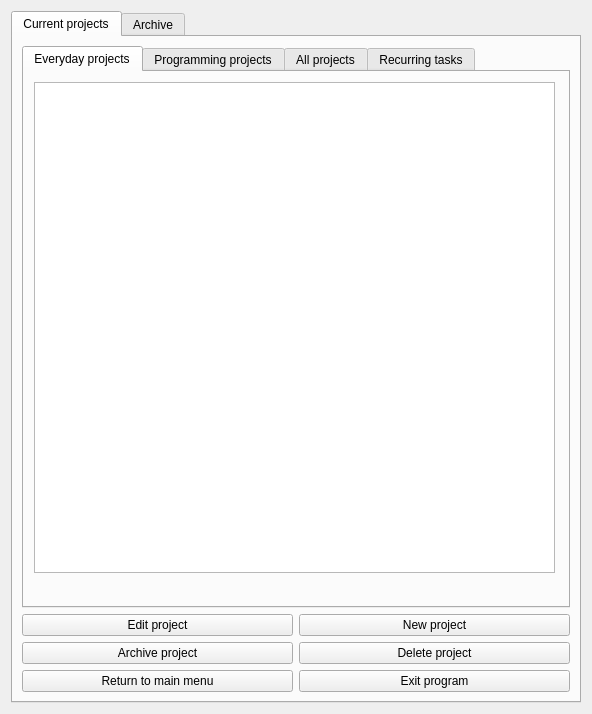
<?xml version="1.0" encoding="UTF-8"?>
<ui version="4.0">
 <class>Viewer</class>
 <widget class="QWidget" name="Viewer">
  <property name="geometry">
   <rect>
    <x>0</x>
    <y>0</y>
    <width>592</width>
    <height>714</height>
   </rect>
  </property>
  <property name="windowTitle">
   <string>Project Planner 1.0 - Viewer</string>
  </property>
  <property name="windowIcon">
   <iconset>
    <normaloff>../images/icon_16.png</normaloff>../images/icon_16.png</iconset>
  </property>
  <layout class="QGridLayout" name="gridLayout">
   <item row="0" column="0">
    <widget class="QTabWidget" name="viewer">
     <property name="currentIndex">
      <number>0</number>
     </property>
     <widget class="QWidget" name="currentProjects">
      <attribute name="title">
       <string>Current projects</string>
      </attribute>
      <layout class="QGridLayout" name="gridLayout_2">
       <item row="0" column="0">
        <layout class="QGridLayout" name="projectTabLayout">
         <item row="1" column="0">
          <widget class="QTabWidget" name="projectTabs">
           <property name="enabled">
            <bool>true</bool>
           </property>
           <property name="minimumSize">
            <size>
             <width>0</width>
             <height>0</height>
            </size>
           </property>
           <property name="tabShape">
            <enum>QTabWidget::TabShape::Rounded</enum>
           </property>
           <property name="currentIndex">
            <number>0</number>
           </property>
           <widget class="QWidget" name="everydayProjectsTab">
            <attribute name="title">
             <string>Everyday projects</string>
            </attribute>
            <widget class="QListWidget" name="everydayProjects">
             <property name="geometry">
              <rect>
               <x>10</x>
               <y>10</y>
               <width>521</width>
               <height>491</height>
              </rect>
             </property>
            </widget>
           </widget>
           <widget class="QWidget" name="programmingProjectsTab">
            <attribute name="title">
             <string>Programming projects</string>
            </attribute>
            <widget class="QListWidget" name="programmingProjects">
             <property name="geometry">
              <rect>
               <x>10</x>
               <y>10</y>
               <width>521</width>
               <height>491</height>
              </rect>
             </property>
            </widget>
           </widget>
           <widget class="QWidget" name="allProjectsTab">
            <attribute name="title">
             <string>All projects</string>
            </attribute>
            <widget class="QListWidget" name="allProjects">
             <property name="geometry">
              <rect>
               <x>10</x>
               <y>10</y>
               <width>521</width>
               <height>491</height>
              </rect>
             </property>
            </widget>
           </widget>
           <widget class="QWidget" name="recurringProjectsTab">
            <attribute name="title">
             <string>Recurring tasks</string>
            </attribute>
            <widget class="QWidget" name="layoutWidget">
             <property name="geometry">
              <rect>
               <x>12</x>
               <y>12</y>
               <width>521</width>
               <height>151</height>
              </rect>
             </property>
             <layout class="QGridLayout" name="weeklyGrid">
              <item row="0" column="0">
               <widget class="QLabel" name="weeklyLabel">
                <property name="font">
                 <font>
                  <bold>true</bold>
                 </font>
                </property>
                <property name="text">
                 <string>Weekly tasks</string>
                </property>
               </widget>
              </item>
              <item row="1" column="0">
               <widget class="QListWidget" name="recurringWeekly"/>
              </item>
              <item row="1" column="1">
               <layout class="QVBoxLayout" name="weeklyButtonLayout">
                <item>
                 <widget class="QPushButton" name="weeklyDone">
                  <property name="text">
                   <string>Task done</string>
                  </property>
                 </widget>
                </item>
                <item>
                 <widget class="QPushButton" name="weeklyResetTask">
                  <property name="text">
                   <string>Reset task</string>
                  </property>
                 </widget>
                </item>
                <item>
                 <widget class="QPushButton" name="weeklyResetAll">
                  <property name="text">
                   <string>Reset all</string>
                  </property>
                 </widget>
                </item>
               </layout>
              </item>
             </layout>
            </widget>
            <widget class="QWidget" name="layoutWidget">
             <property name="geometry">
              <rect>
               <x>10</x>
               <y>170</y>
               <width>521</width>
               <height>171</height>
              </rect>
             </property>
             <layout class="QGridLayout" name="biGrid">
              <item row="0" column="0">
               <widget class="QLabel" name="biLabel">
                <property name="font">
                 <font>
                  <bold>true</bold>
                 </font>
                </property>
                <property name="text">
                 <string>Bi-weekly tasks</string>
                </property>
               </widget>
              </item>
              <item row="1" column="0">
               <widget class="QListWidget" name="recurringBi"/>
              </item>
              <item row="1" column="1">
               <layout class="QVBoxLayout" name="biButtonLayout">
                <item>
                 <widget class="QPushButton" name="biDone">
                  <property name="text">
                   <string>Task done</string>
                  </property>
                 </widget>
                </item>
                <item>
                 <widget class="QPushButton" name="biResetTask">
                  <property name="text">
                   <string>Reset task</string>
                  </property>
                 </widget>
                </item>
                <item>
                 <widget class="QPushButton" name="biResetAll">
                  <property name="text">
                   <string>Reset all</string>
                  </property>
                 </widget>
                </item>
               </layout>
              </item>
             </layout>
            </widget>
            <widget class="QWidget" name="layoutWidget">
             <property name="geometry">
              <rect>
               <x>10</x>
               <y>350</y>
               <width>521</width>
               <height>151</height>
              </rect>
             </property>
             <layout class="QGridLayout" name="otherGrid">
              <item row="0" column="0">
               <widget class="QLabel" name="otherLabel">
                <property name="font">
                 <font>
                  <bold>true</bold>
                 </font>
                </property>
                <property name="text">
                 <string>Other tasks</string>
                </property>
               </widget>
              </item>
              <item row="1" column="0">
               <widget class="QListWidget" name="recurringOther"/>
              </item>
              <item row="1" column="1">
               <layout class="QVBoxLayout" name="otherButtonLayout">
                <item>
                 <widget class="QPushButton" name="otherDone">
                  <property name="text">
                   <string>Task done</string>
                  </property>
                 </widget>
                </item>
                <item>
                 <widget class="QPushButton" name="otherReset">
                  <property name="text">
                   <string>Reset task</string>
                  </property>
                 </widget>
                </item>
                <item>
                 <widget class="QPushButton" name="otherResetAll">
                  <property name="text">
                   <string>Reset all</string>
                  </property>
                 </widget>
                </item>
               </layout>
              </item>
             </layout>
            </widget>
           </widget>
          </widget>
         </item>
        </layout>
       </item>
       <item row="1" column="0">
        <layout class="QGridLayout" name="menuButtonsLayout">
         <item row="0" column="0">
          <widget class="QPushButton" name="editProject">
           <property name="text">
            <string>Edit project</string>
           </property>
          </widget>
         </item>
         <item row="0" column="1">
          <widget class="QPushButton" name="newProject">
           <property name="text">
            <string>New project</string>
           </property>
          </widget>
         </item>
         <item row="1" column="0">
          <widget class="QPushButton" name="archiveProject">
           <property name="text">
            <string>Archive project</string>
           </property>
          </widget>
         </item>
         <item row="1" column="1">
          <widget class="QPushButton" name="deleteProject">
           <property name="text">
            <string>Delete project</string>
           </property>
          </widget>
         </item>
         <item row="2" column="0">
          <widget class="QPushButton" name="returnToMainProjects">
           <property name="text">
            <string>Return to main menu</string>
           </property>
          </widget>
         </item>
         <item row="2" column="1">
          <widget class="QPushButton" name="exitProjects">
           <property name="text">
            <string>Exit program</string>
           </property>
          </widget>
         </item>
        </layout>
       </item>
      </layout>
     </widget>
     <widget class="QWidget" name="archive">
      <attribute name="title">
       <string>Archive</string>
      </attribute>
      <widget class="QWidget" name="layoutWidget">
       <property name="geometry">
        <rect>
         <x>9</x>
         <y>9</y>
         <width>551</width>
         <height>651</height>
        </rect>
       </property>
       <layout class="QGridLayout" name="archiveTabLayout">
        <item row="0" column="0">
         <widget class="QTabWidget" name="archivedTabs">
          <property name="currentIndex">
           <number>2</number>
          </property>
          <property name="elideMode">
           <enum>Qt::TextElideMode::ElideNone</enum>
          </property>
          <property name="tabsClosable">
           <bool>false</bool>
          </property>
          <widget class="QWidget" name="everydayArchiveTab">
           <attribute name="title">
            <string>Everyday projects</string>
           </attribute>
           <widget class="QListWidget" name="everydayArchive">
            <property name="geometry">
             <rect>
              <x>10</x>
              <y>10</y>
              <width>521</width>
              <height>521</height>
             </rect>
            </property>
           </widget>
          </widget>
          <widget class="QWidget" name="programmingArchiveTab">
           <attribute name="title">
            <string>Programming projects</string>
           </attribute>
           <widget class="QListWidget" name="programmingArchive">
            <property name="geometry">
             <rect>
              <x>10</x>
              <y>10</y>
              <width>521</width>
              <height>521</height>
             </rect>
            </property>
           </widget>
          </widget>
          <widget class="QWidget" name="fullArchiveTab">
           <attribute name="title">
            <string>All projects</string>
           </attribute>
           <widget class="QListWidget" name="fullArchive">
            <property name="geometry">
             <rect>
              <x>10</x>
              <y>10</y>
              <width>521</width>
              <height>521</height>
             </rect>
            </property>
           </widget>
          </widget>
         </widget>
        </item>
        <item row="1" column="0">
         <layout class="QGridLayout" name="archiveMenuLayout">
          <item row="0" column="0">
           <layout class="QHBoxLayout" name="archiveManagerLayout">
            <item>
             <widget class="QPushButton" name="restoreArchived">
              <property name="text">
               <string>Restore</string>
              </property>
             </widget>
            </item>
            <item>
             <widget class="QPushButton" name="deleteArchived">
              <property name="text">
               <string>Delete project</string>
              </property>
             </widget>
            </item>
           </layout>
          </item>
          <item row="1" column="0">
           <layout class="QHBoxLayout" name="archiveNavigatorLayout">
            <item>
             <widget class="QPushButton" name="returnToMainArchive">
              <property name="text">
               <string>Return to main menu</string>
              </property>
             </widget>
            </item>
            <item>
             <widget class="QPushButton" name="exitArchive">
              <property name="text">
               <string>Exit program</string>
              </property>
             </widget>
            </item>
           </layout>
          </item>
         </layout>
        </item>
       </layout>
      </widget>
     </widget>
    </widget>
   </item>
  </layout>
 </widget>
 <resources/>
 <connections/>
</ui>
